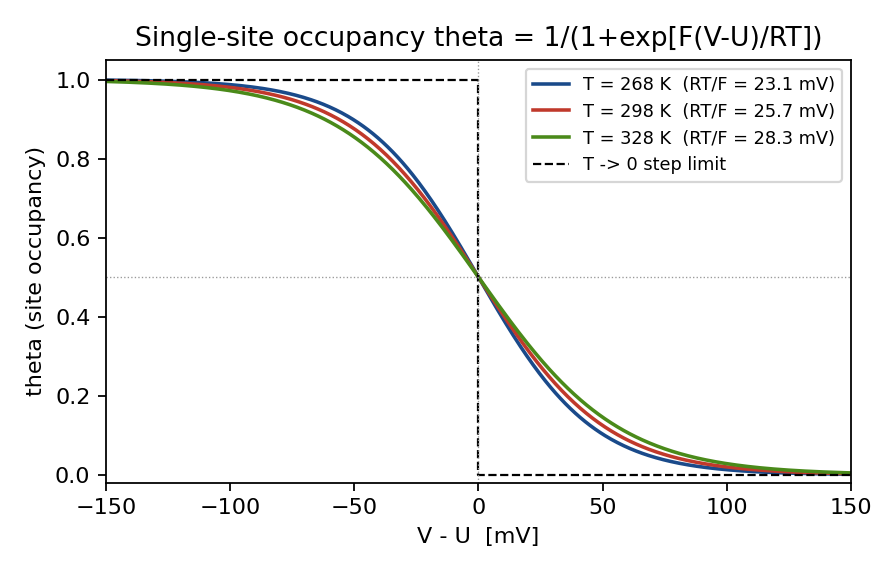

Generate this figure with Python:
# -*- coding: ascii -*-
"""V1013_P21_fig_F2_theta_single_site.py  (draft F2, Part 0 sec 0.1/0.4)

Single-site grand-canonical occupancy  theta = 1/(1 + exp[ sF(V-U)/RT ])
evaluated (no fabrication) at three temperatures + the T->0 step limit.
Shows: (i) Fermi-function shape, (ii) thermal width w = RT/F scaling,
(iii) beta->infty step / beta->0 flattening toward 1/2.

Outputs:
  - PNG  : same basename .png (visual check)
  - TikZ : coordinate lists printed to stdout, to paste into the document
           tikzpicture convention (plot[smooth] coordinates {...}).
"""
import numpy as np
import matplotlib
matplotlib.use("Agg")
import matplotlib.pyplot as plt

R = 8.314462618      # J/(mol K)
F = 96485.33212      # C/mol

dV = np.linspace(-0.15, 0.15, 601)          # V - U  [V]
temps = [268.15, 298.15, 328.15]            # K
styles = ["-", "-", "-"]
colors = ["#1a4a8a", "#c0392b", "#4a8a1a"]

def theta(dv, T):
    z = F * dv / (R * T)                    # s = +1 derivation convention
    # overflow-safe logistic (same split as code func_ksi_eq)
    return np.where(z >= 0, np.exp(-z) / (1 + np.exp(-z)), 1 / (1 + np.exp(z)))

fig, ax = plt.subplots(figsize=(5.6, 3.6))
for T, c in zip(temps, colors):
    w_mV = 1e3 * R * T / F
    ax.plot(dV * 1e3, theta(dV, T), color=c, lw=1.6,
            label="T = %.0f K  (RT/F = %.1f mV)" % (T, w_mV))
# T->0 step limit
ax.plot([-150, 0, 0, 150], [1, 1, 0, 0], "k--", lw=1.0, label="T -> 0 step limit")
ax.axhline(0.5, color="0.6", lw=0.6, ls=":")
ax.axvline(0.0, color="0.6", lw=0.6, ls=":")
ax.set_xlabel("V - U  [mV]")
ax.set_ylabel("theta (site occupancy)")
ax.set_title("Single-site occupancy theta = 1/(1+exp[F(V-U)/RT])")
ax.legend(fontsize=8, loc="upper right")
ax.set_xlim(-150, 150); ax.set_ylim(-0.02, 1.05)
fig.tight_layout()
fig.savefig(__file__.replace(".py", ".png"), dpi=160)

# ---- TikZ coordinate emission (document convention) ----
print("% TikZ coordinates for fig sm-theta (x = (V-U)/mV /100, y = theta)")
for T in temps:
    xs = np.linspace(-0.15, 0.15, 25)
    ys = theta(xs, T)
    pts = " ".join("(%.3f,%.4f)" % (x * 1e3 / 100.0, y) for x, y in zip(xs, ys))
    print("%% T=%.2f K" % T)
    print("\\draw[thick] plot[smooth] coordinates {%s};" % pts)
# reference values quoted in text
for T in temps:
    print("%% check T=%.2f: RT/F=%.4f mV ; theta(+50mV)=%.4f ; theta(-50mV)=%.4f"
          % (T, 1e3 * R * T / F, theta(np.array([0.05]), T)[0], theta(np.array([-0.05]), T)[0]))
